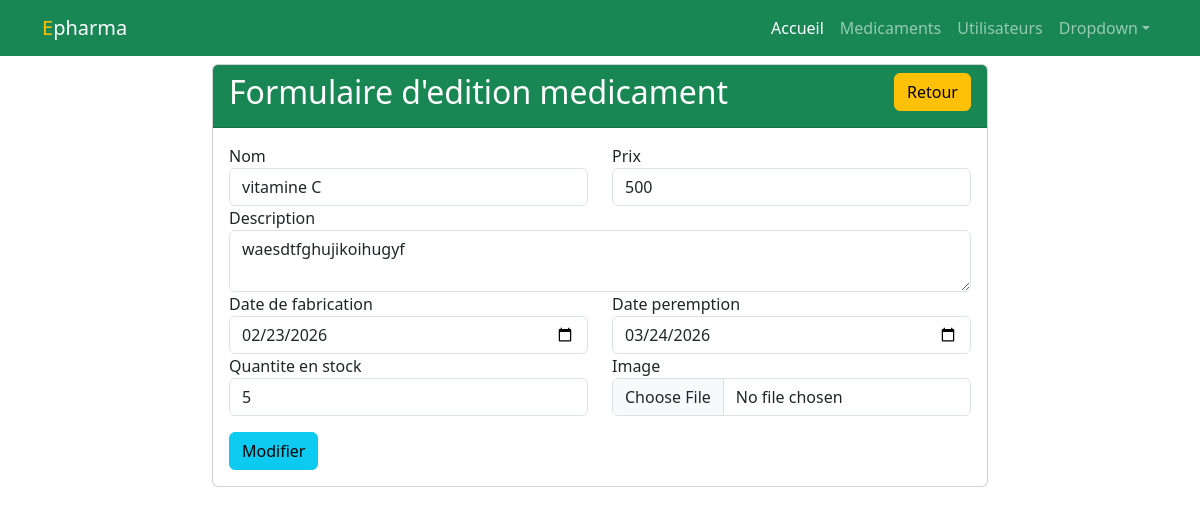
/epharma/index.php?page=medicament&type=edit&id=3, run on the app's committed database.
### tables this page shows
CREATE TABLE `medicaments` (
  `id` int(11) NOT NULL,
  `nom` varchar(255) NOT NULL,
  `prix` int(11) NOT NULL,
  `description` text NOT NULL,
  `peremption` date NOT NULL,
  `fab` date NOT NULL,
  `stock` int(11) NOT NULL,
  `image` varchar(255) NOT NULL
);

### epharma/models/database.php (called while the page is built, shortened)
<?php
try{
    $db = new PDO("mysql:host=localhost;dbname=epharma", "root", "");
}catch( PDOException $e){
    die("Erreur : ".$e->getMessage()." à la ligne ".__LINE__);
}
function recupererUnMedicament($id){
    global $db;
    try {
        $q = $db->prepare("SELECT * FROM medicaments WHERE id=:id");
        $q->execute(["id" => $id]);
        return $q->fetch();
    }catch( PDOException $e){
        die("Erreur : ".$e->getMessage()." à la ligne ".__LINE__);
    }
}

### epharma/views/addmedicament.php (the view)
<div class="container col-md-8 mt-5 pt-3">
    <div class="card">
        <div class="card-header bg-success text-white">
            <div class="row">
                <h2 class="col-md-10">Formulaire d'<?= $_GET["type"] == "ajout" ? "ajout" : "edition" ?> medicament</h2>
                <div class="col-md-2 text-end">
                    <a href="?page=medicament" class="btn btn-warning">Retour</a>
                </div>
            </div>
        </div>
        <div class="card-body">
           <form action="" method="post" enctype="multipart/form-data">
                <div class="row">
                    <div class="col-md-6">
                        <label for="">Nom</label>
                        <input type="text" name="nom" value="<?= isset($medoc) ? $medoc['nom'] : '' ?>" required class="form-control">
                    </div>
                    <div class="col-md-6">
                        <label for="">Prix</label>
                        <input type="number" name="prix" value="<?= isset($medoc) ? $medoc['prix'] : '' ?>" required class="form-control">
                    </div>
                    <div class="col-md-12">
                        <label for="">Description</label>
                        <textarea  name="description" required class="form-control"><?= isset($medoc) ? $medoc['description'] : '' ?></textarea>
                    </div>
                    <div class="col-md-6">
                        <label for="">Date de fabrication</label>
                        <input type="date"  value="<?= isset($medoc) ? $medoc['fab'] : '' ?>" name="fab" required class="form-control">
                    </div>
                    <div class="col-md-6">
                        <label for="">Date peremption</label>
                        <input type="date" value="<?= isset($medoc) ? $medoc['peremption'] : '' ?>" name="peremption" required class="form-control">
                    </div>
                    <div class="col-md-6">
                        <label for="">Quantite en stock</label>
                        <input type="number" value="<?= isset($medoc) ? $medoc['stock'] : '' ?>" name="stock" required class="form-control">
                    </div>
                    <div class="col-md-6">
                        <label for="">Image</label>
                        <input type="file" name="image" <?= $_GET["type"] == "ajout" ? "required" : "" ?>  class="form-control">
                    </div>
                </div>
                <?php if($_GET["type"] == "ajout"): ?>
                <button type="submit" name="ajouter" class="btn btn-success mt-3">Ajouter</button>
                <?php else: ?>
                    <button type="submit" name="modifier" class="btn btn-info mt-3">Modifier</button>
                <?php endif; ?>
           </form>
        </div>
    </div>
</div>

### data on the page
medicaments: nom "vitamine C", prix "500", description "waesdtfghujikoihugyf", fab "02/23/2026", peremption "03/24/2026", stock "5"
